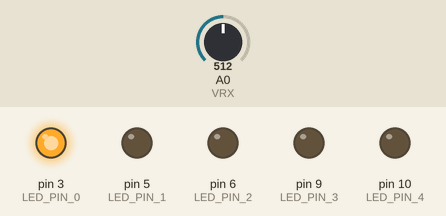
This sketch was run on a simulated Arduino Uno, built with avr-gcc and run on an emulated ATmega328P. Parts: output pins drawn as LEDs (lit = HIGH). The inputs (shaded band) are chosen by the test bench; at power-on: A0 (VRX) = 512.

Above: at 1.2 s.
1.3 s: A0 (VRX) set to 984
2.8 s: A0 (VRX) set to 1013
At 4.3 s:
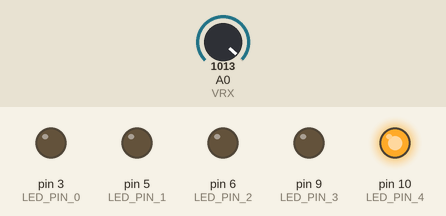
5.1 s: A0 (VRX) set to 11
6.6 s: A0 (VRX) set to 8
At 7.05 s:
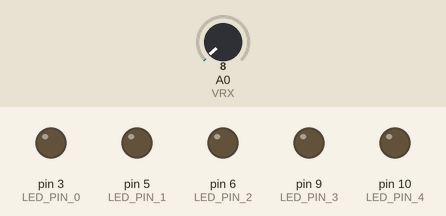
Timing chart, 0 to 9.6 s (numbered marks = the images above; inputs shaded):
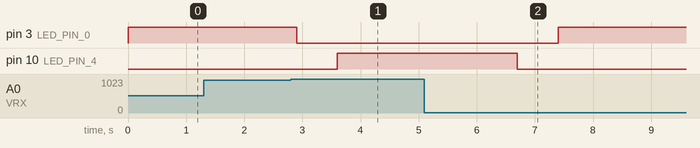

Measured:
- the behaviour switches between 1000 and 1001 on A0 (VRX) (found by bisection; images 0 and 1)
- the behaviour switches between 10 and 9 on A0 (VRX) (found by bisection; images 1 and 2)
- after the input at 1.3 s, every drawn part: stays the same
- after the input at 2.8 s, pin 3 (LED_PIN_0): HIGH → LOW after 0.10 s; pin 10 (LED_PIN_4): LOW → HIGH after 0.80 s
- after the input at 5.1 s, every drawn part: stays the same
- after the input at 6.6 s, pin 3 (LED_PIN_0): LOW → HIGH after 0.80 s; pin 10 (LED_PIN_4): HIGH → LOW after 0.10 s

The sketch:

joystick_led_control.ino
```cpp
constexpr int LED_PIN_0 {3};
constexpr int LED_PIN_1 {5};
constexpr int LED_PIN_2 {6};
constexpr int LED_PIN_3 {9};
constexpr int LED_PIN_4 {10};

constexpr int VRX {A0};

float speed {5.0f};
float lightPosition {0.0f};

int calculatePwm(float position, float light)
{
  float distance {abs(position - light)};
  return constrain((-255 / 0.5f) * distance + 255, 0, 255);
}

void setup()
{
  pinMode(LED_PIN_0, OUTPUT);
  pinMode(LED_PIN_1, OUTPUT);
  pinMode(LED_PIN_2, OUTPUT);
  pinMode(LED_PIN_3, OUTPUT);
  pinMode(LED_PIN_4, OUTPUT);
}

void loop()
{
  // Calculating elapsed time between two loop function calls
  static unsigned long previous_time_micros {};
  unsigned long current_time_micros {micros()};
  float delta_time {(current_time_micros - previous_time_micros) / 1000000.0f};
  previous_time_micros = current_time_micros;
  // ********************************************************

  int rawX = analogRead(VRX);

  float direction = 0.0f;
  if (rawX > 1000)
    direction = 1.0f;
  else if (rawX < 10)
    direction = -1.0f;

  lightPosition += direction * speed * delta_time;

  if (lightPosition < 0.0f) lightPosition = 0.0f;
  else if (lightPosition > 4.0f) lightPosition = 4.0f;

  analogWrite(LED_PIN_0, calculatePwm(0.0f, lightPosition));
  analogWrite(LED_PIN_1, calculatePwm(1.0f, lightPosition));
  analogWrite(LED_PIN_2, calculatePwm(2.0f, lightPosition));
  analogWrite(LED_PIN_3, calculatePwm(3.0f, lightPosition));
  analogWrite(LED_PIN_4, calculatePwm(4.0f, lightPosition));
}
```
